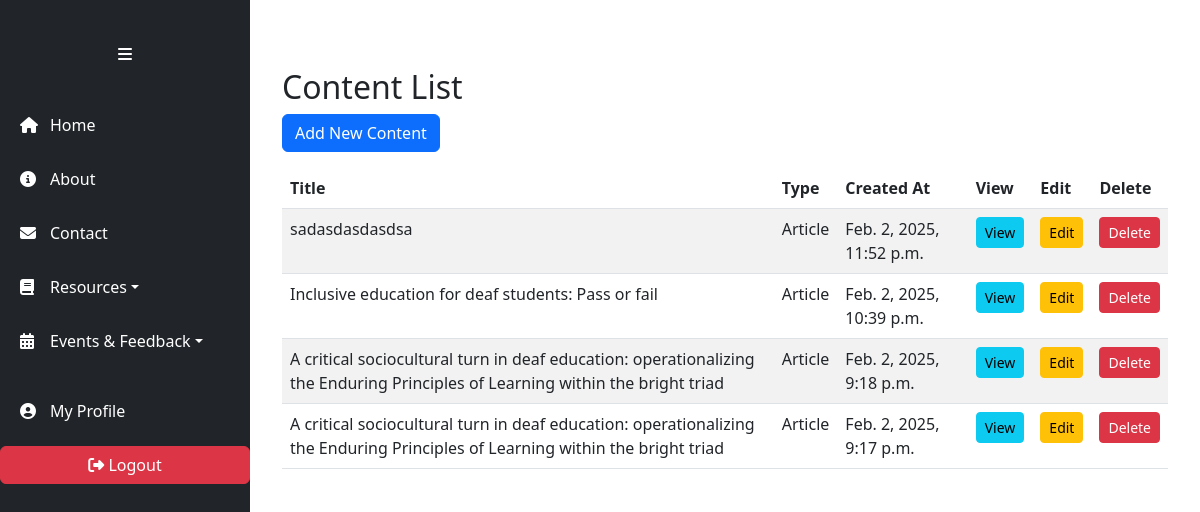
The app's page /content/ (signed in) with its own data.
### app/models.py (models this page shows, shortened)
class Content(models.Model):
    title = models.CharField(max_length=200)
    description = models.TextField()
    type = models.CharField(max_length=200, blank=True, null=True)
    created_at = models.DateTimeField(auto_now_add=True)

### app/views.py (the view)
# urls.py: path('content/', ContentListView.as_view(), name='content_list'),
class ContentListView(ListView):
    model = Content
    template_name = 'content/content_list.html'
    context_object_name = 'contents'
    ordering = ['-created_at']

### app/templates/content/content_list.html
{% extends 'app/base.html' %}
{% load static %}
{% block content %}
<div class="container mt-5">
    <h2>Content List</h2>
    {% if request.user.is_staff %}
        <a href="{% url 'content_create' %}" class="btn btn-primary mb-3">Add New Content</a>
    {% endif %}
    <table class="table table-striped">
        <thead>
            <tr>
                <th>Title</th>
                <th>Type</th>
                <th>Created At</th>
                <th>View</th>
                {% if request.user.is_staff %}
                <th>Edit</th>
                <th>Delete</th>
                {% endif %}
            </tr>
        </thead>
        <tbody>
            {% for content in contents %}
            <tr>
                <td>{{ content.title }}</td>
                <td>{{ content.type }}</td>
                <td>{{ content.created_at }}</td>
                <td>
                    <a href="{% url 'content_detail' content.pk %}" class="btn btn-info btn-sm">View</a>
                </td>
                {% if request.user.is_staff %}
                <td>
                     <a href="{% url 'content_update' content.pk %}" class="btn btn-warning btn-sm">Edit</a>
                </td>
                <td>
                      <a href="{% url 'content_delete' content.pk %}" class="btn btn-danger btn-sm">Delete</a>
                </td>
                {% endif %}
            </tr>
            {% endfor %}
        </tbody>
    </table>
</div>
{% endblock content %}

### static/css/base.css (style rules this page uses)
body { display: flex; min-height: 100vh; margin: 0; }

### records on screen
Content: title "sadasdasdasdsa", type "Article", created_at "Feb. 2, 2025, 11:52 p.m."
Content: title "Inclusive education for deaf students: Pass or fail", type "Article", created_at "Feb. 2, 2025, 10:39 p.m."
Content: title "A critical sociocultural turn in deaf education: operationalizing the Enduring Principles of Learning within the bright triad", type "Article", created_at "Feb. 2, 2025, 9:18 p.m."
Content: title "A critical sociocultural turn in deaf education: operationalizing the Enduring Principles of Learning within the bright triad", type "Article", created_at "Feb. 2, 2025, 9:17 p.m."
